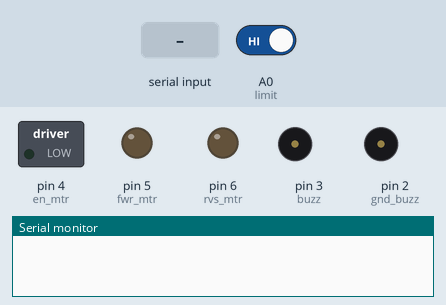
Bench run of a sketch on a simulated Arduino Uno, built with avr-gcc and run on an emulated ATmega328P. On the bench: switched loads named in the sketch (green lamp = pin HIGH), output pins drawn as LEDs (lit = HIGH), buzzer (waves = sounding, pin HIGH), the last lines printed to the serial monitor. The inputs (shaded band) are chosen by the test bench; at power-on: A0 (limit) HIGH.

Above: at 1.2 s.
1.3 s: "*" received over Serial
At 2.3 s:
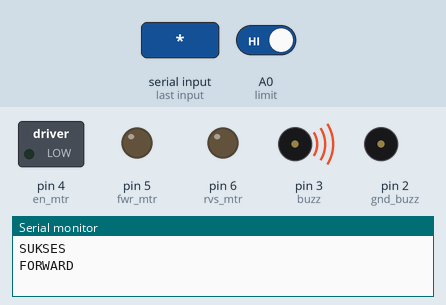
4.3 s: A0 (limit) driven LOW
At 6.7 s:
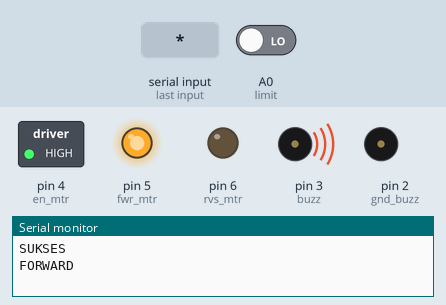
At 9.9 s:
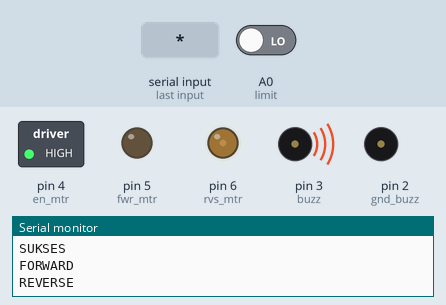
Timing chart, 0 to 11.5 s (numbered marks = the images above; inputs shaded):
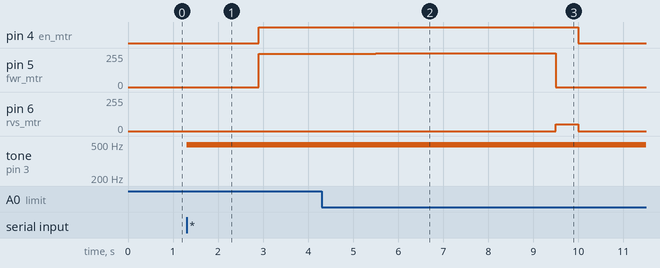

The sketch:

Uno.ino
```cpp
//--------------PIN---------------
#define buzz 3
#define en_mtr 4
#define fwr_mtr 5
#define rvs_mtr 6
#define limit A0


//-------------Motor-------------
const int speed_close = 50;
const int speed_open = 250;


//--------------Encoder & Limit-----------
bool encd, last_encd;
const int dgClose = 60;
const int dgOpen = 60;
bool limit_cond = 1;
bool var = 0;


//--------------Milis---------
unsigned long last_millis = 0;
unsigned long myTime = 0;
const int open_delay = 2000;

//---------Communication----
char serialOpen = ' ';

//------------BUZZ---------
#define buzz 3
#define gnd_buzz 2


void setup() {
  Serial.begin(115200);
  //--------PIN---------
  pinMode(en_mtr, OUTPUT);
  pinMode(fwr_mtr, OUTPUT);
  pinMode(rvs_mtr, OUTPUT);
  pinMode(buzz,OUTPUT);
  pinMode(gnd_buzz, OUTPUT);
  pinMode(A0, INPUT);
  pinMode(limit, INPUT_PULLUP);
}

void loop() {
  while (true) {
    if (Serial.available()) {
      serialOpen = Serial.read();
      if (serialOpen == '*') {
        Serial.println("SUKSES");
        break;
      }
      if (serialOpen == '!'){
        denied_buzz();
      }
      else {
        Serial.println("GAGAL");
      }
    }
  }
  Serial.println("FORWARD");
  while (true) {
    open_buzz();
    motor_open();
    limit_cond = digitalRead(limit);
    if (limit_cond == 0) {
      motor_lock();
      wait_buzz();
      motor_stop();
      break;
    }
  }
  Serial.println("REVERSE");
  while (true) {
    motor_close();
    delay(500);
    motor_stop();
    Serial.write('#');
    end_buzz();
    break;
  }
}


void motor_open() {
  analogWrite(fwr_mtr, speed_open);
  digitalWrite(en_mtr, HIGH);
  delay(500);
}
void motor_close() {
  analogWrite(rvs_mtr, speed_close);
  digitalWrite(en_mtr, HIGH);
}
void motor_stop() {
  analogWrite(fwr_mtr, 0);
  analogWrite(rvs_mtr, 0);
  digitalWrite(en_mtr, LOW);
}
void motor_lock() {
  analogWrite(fwr_mtr, 255);
  analogWrite(rvs_mtr, LOW);
  digitalWrite(en_mtr, HIGH);
}

void open_buzz() {
  analogWrite(buzz, 200);
  delay(200);
  analogWrite(buzz, LOW);
  delay(200);
  analogWrite(buzz, 200);
  delay(200);
  analogWrite(buzz, LOW);
  delay(1000);

}
void wait_buzz() {
  analogWrite(buzz, 200);
  delay(1000);
  analogWrite(buzz, LOW);
  delay(500);
  analogWrite(buzz, 200);
  delay(1000);
  digitalWrite(buzz, LOW);
  delay(1500);
}
void end_buzz() {
  analogWrite(buzz, 200);
  delay(500);
  analogWrite(buzz, LOW);
}

void denied_buzz(){
  analogWrite(buzz, 200);
  delay(50);
  analogWrite(buzz, LOW);
  delay(50);
  analogWrite(buzz, 200);
  delay(50);
  analogWrite(buzz, LOW);
  delay(50);
}
```

Measured:
- after the input at 1.3 s, pin 4 (en_mtr): LOW → HIGH after 1.6 s; pin 5 (fwr_mtr): 0/255 → 250/255 after 1.6 s; tone on pin 3 (buzz): silent → 490 Hz at once
- after the input at 4.3 s, pin 4 (en_mtr): HIGH → LOW after 5.7 s; pin 5 (fwr_mtr): 250/255 → 255/255 after 1.2 s, → 0/255 4.0 s later; pin 6 (rvs_mtr): 0/255 → 50/255 after 5.2 s, → 0/255 0.50 s later
